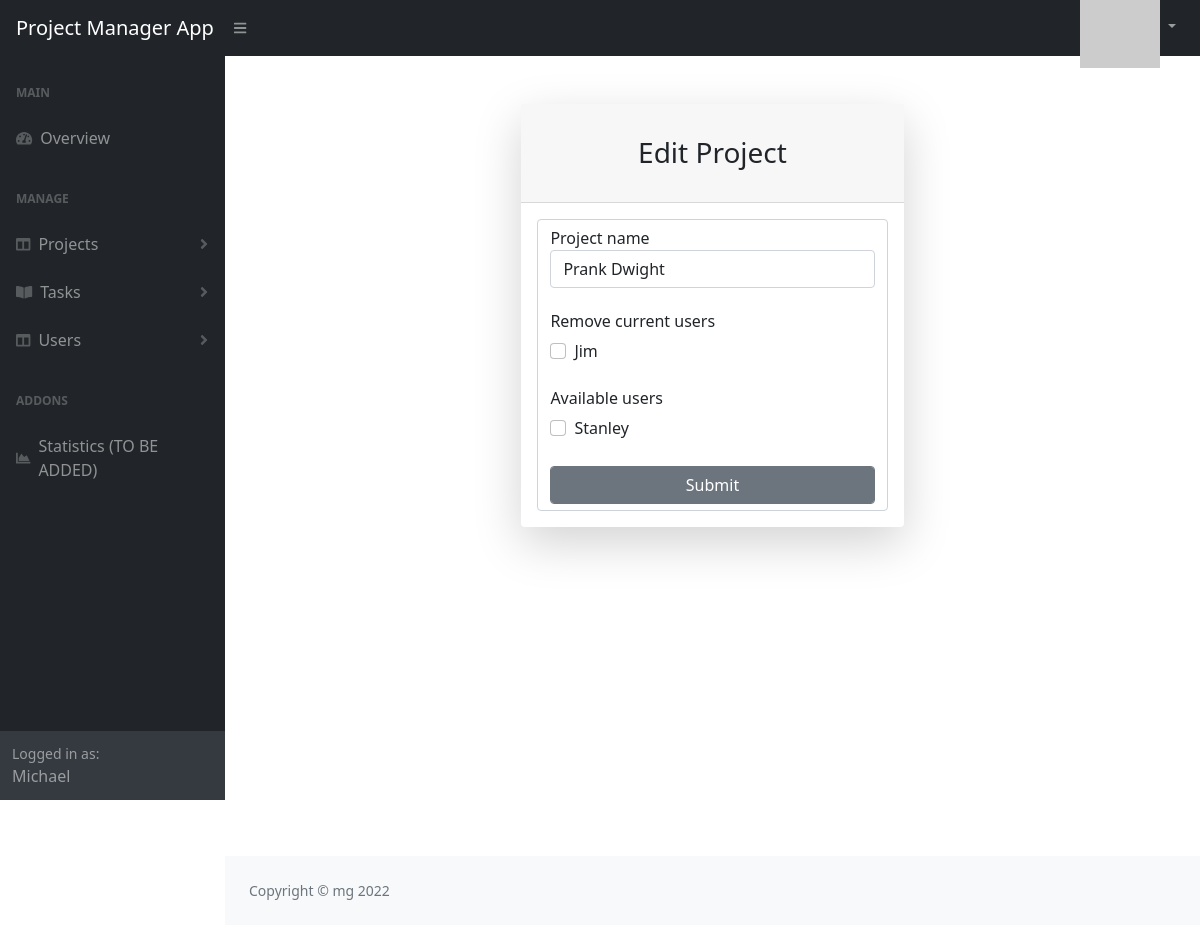
The app's page /edit-project/3 (signed in) with its own data.
### main.py (models this page shows)
class User(UserMixin, db.Model):
    __tablename__ = "users"
    id = db.Column(db.Integer, primary_key=True)
    email = db.Column(db.String(100), unique=True)
    password = db.Column(db.String(100))
    name = db.Column(db.String(100))
    position = db.Column(db.String(100))
    project_id = db.Column(db.Integer, db.ForeignKey("projects.id"))
    project = relationship("Project", back_populates="users")
    tasks = relationship("Task", secondary=user_task, backref="involved_users")

class Project(db.Model):
    __tablename__ = "projects"
    id = db.Column(db.Integer, primary_key=True)
    name = db.Column(db.String(100), unique=True)
    tasks = relationship("Task", back_populates="project")
    users = relationship("User", back_populates="project")

### main.py (the view)
@app.route("/edit-project/<int:project_id>", methods=["GET", "POST"])
@admin_only
def edit_project(project_id):
    project_to_edit = Project.query.get(project_id)
    form = AddProject(
        name=project_to_edit.name
    )
    form = users_selection(form=form, selection_type="edit_project", project_id=project_id)
    if form.validate_on_submit():
        project_to_edit.name = form.name.data
        change_users(users_list=form.occupied_users.data, action="delete", project=project_to_edit)
        change_users(users_list=form.free_users.data, action="add", project=project_to_edit)
        return redirect("/")
    return render_template("edit_project.html", form=form)

### forms.py
class AddProject(FlaskForm):
    name = StringField("Project name", validators=[DataRequired()])
    occupied_users = SelectMultipleField(
        'users_id',
        option_widget=widgets.CheckboxInput(),
        widget=widgets.ListWidget(prefix_label=False))
    free_users = SelectMultipleField(
        'free_users',
        option_widget=widgets.CheckboxInput(),
        widget=widgets.ListWidget(prefix_label=False))
    submit = SubmitField("Submit")

### main.py (called while the page is built)
def admin_only(func):
    @wraps(func)
    def wrapped_view(*args, **kwargs):
        try:
            user_id = int(current_user.get_id())
            user = User.query.get(user_id)
            if user.position != "manager":
                return redirect("/401")
            return func(*args, **kwargs)
        except TypeError:
            return redirect("/login")
    return wrapped_view

@login_manager.user_loader
def load_user(user_id):
    user = User.query.get(user_id)
    if user:
        return user
    else:
        return None

### templates/edit_project.html (shortened to what this page needs)
{% include "header.html" %}
{% include "side_navbar.html" %}
{% import "bootstrap/wtf.html" as wtf %}
<div id="layoutSidenav_content">
    <body class="bg-primary">
        <div id="layoutAuthentication">
            <div id="layoutAuthentication_content">
                <main>
                    <div class="container">
                        <div class="row justify-content-center">
                            <div class="col-lg-5">
                                <div class="card shadow-lg border-0 rounded-lg mt-5">
                                    <div class="card-header"><h3 class="text-center font-weight-light my-4">Edit Project</h3></div>
                                    <div class="card-body">
                                        <form class="form-control" action="" method="post" role="form">
                                            {{ wtf.form_field(form.name) }}
                                            <br>
                                            {% include "users_selection_form.html" %}
                                            <br>
                                            {{ wtf.form_field(form.submit, class_="form-control btn btn-secondary") }}
                                        </form>
                                    </div>
                                </div>
                            </div>
                        </div>
                    </div>
                </main>
            </div>
        </div>
{% include "footer.html" %}

### templates/side_navbar.html (shortened to what this page needs)
<div id="layoutSidenav">
    <div id="layoutSidenav_nav">
        <nav class="sb-sidenav accordion sb-sidenav-dark" id="sidenavAccordion">
            <div class="sb-sidenav-menu">
                <div class="nav">
                    <div class="sb-sidenav-menu-heading">Main</div>
                    <a class="nav-link" href="{{ url_for('index')}}">
                        <div class="sb-nav-link-icon"><i class="fas fa-tachometer-alt"></i></div>
                        Overview
                    </a>
                    {% if current_user.position == "manager" %}
                    <div class="sb-sidenav-menu-heading">Manage</div>
                    <a class="nav-link collapsed" href="#" data-bs-toggle="collapse" data-bs-target="#collapseLayouts"
                       aria-expanded="false" aria-controls="collapseLayouts">
                        <div class="sb-nav-link-icon"><i class="fas fa-columns"></i></div>
                        Projects
                        <div class="sb-sidenav-collapse-arrow"><i class="fas fa-angle-down"></i></div>
                    </a>
                    <a class="nav-link collapsed" href="#" data-bs-toggle="collapse" data-bs-target="#collapsePages"
                       aria-expanded="false" aria-controls="collapsePages">
                        <div class="sb-nav-link-icon"><i class="fas fa-book-open"></i></div>
                        Tasks
                        <div class="sb-sidenav-collapse-arrow"><i class="fas fa-angle-down"></i></div>
                    </a>
                    <a class="nav-link collapsed" href="#" data-bs-toggle="collapse" data-bs-target="#collapseUsers"
                       aria-expanded="false" aria-controls="collapseUsers">
                        <div class="sb-nav-link-icon"><i class="fas fa-columns"></i></div>
                        Users
                        <div class="sb-sidenav-collapse-arrow"><i class="fas fa-angle-down"></i></div>
                    </a>
                    <div class="sb-sidenav-menu-heading">Addons</div>
                    <a class="nav-link" href="#">
                        <div class="sb-nav-link-icon"><i class="fas fa-chart-area"></i></div>
                        Statistics (TO BE ADDED)
                    </a>
                {% endif %}
                </div>
            </div>
            {% if current_user.is_authenticated %}
            <div class="sb-sidenav-footer">
                <div class="small">Logged in as:</div>
                {{ current_user.name }}
            </div>
            {% endif %}
        </nav>
    </div>

### templates/users_selection_form.html
{% if form_type != "add" %}
    {% if form.occupied_users.choices == [] %}
        <h6><strong>Currently no users in project</strong></h6>
    {% else %}
        <h6>Remove current users</h6>
        {% for choice in form.occupied_users %}
            <div class="form-check">
                {{ choice(class="form-check-input") }}
                {{ choice.label(class="form-check-label") }}
            </div>
        {% endfor %}
    {% endif %}
    <br>
{% endif %}
{% if form.free_users.choices == [] %}
    <h6><strong>No available users</strong></h6>
{% else %}
    <h6>Available users</h6>
    {% for choice in form.free_users %}
        <div class="form-check">
            {{ choice(class="form-check-input") }}
            {{ choice.label(class="form-check-label") }}
        </div>
    {% endfor %}
{% endif %}

### records on screen
User: name "Michael"
Project: name "Prank Dwight"
User: label "Jim"
User: label "Stanley"
